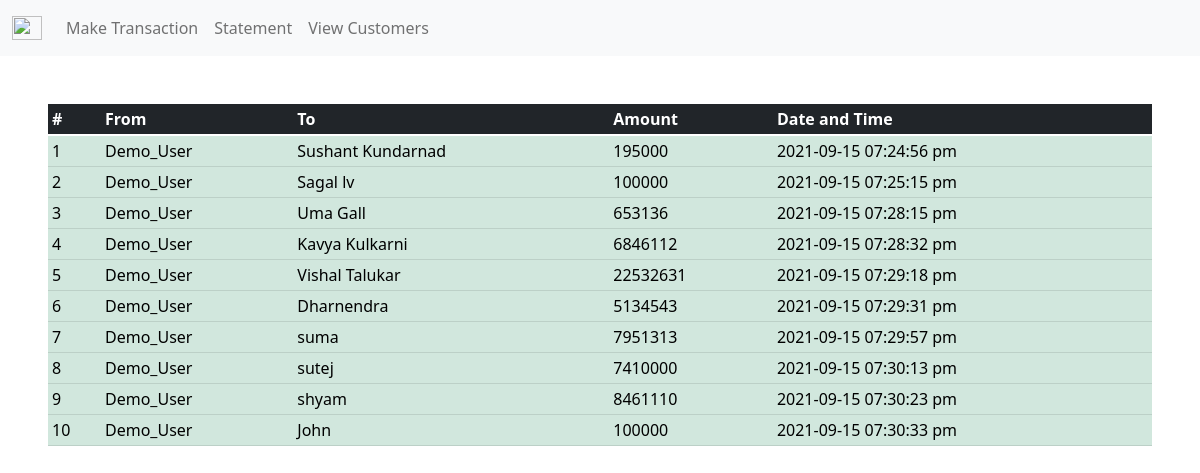
Screenshot of /Statements.php with the database file from the repository.
### tables this page shows
CREATE TABLE IF NOT EXISTS `transactions` (
  `ID` int(11) NOT NULL AUTO_INCREMENT,
  `From_user` varchar(50) NOT NULL,
  `To_customer` varchar(50) NOT NULL,
  `Amount` double NOT NULL,
  `Date_Time` varchar(50) NOT NULL,
  PRIMARY KEY (`ID`)
);

### Statements.php (the view, shortened to what this page needs)
<?php
	include "MDB.php";
	include "connection.php";
	$query = "select * from transactions order by ID";
	$data = mysqli_query($conn,$query);
	$no = 1
?>
<!DOCTYPE html>
<html>
<head>
</head>
<body id="background">
	<?php include "header.php"; ?>
<div class="mx-auto" >
	<div class="w-100 p-5" >
		<div class="table-responsive">
			<table class="table table-dark table-sm">
			<thead>
				<tr>
					<th scope="col">#</th>
					<th scope="col">From</th>
					<th scope="col">To</th>
					<th scope="col">Amount</th>
					<th scope="col">Date and Time</th>
				</tr>
			</thead>
				<?php
					foreach($data as $row)
					{
				?>
						<tr>
							<td class="table-success"><?php echo $no++?></td>
							<td class="table-success"><?php echo $row['From_user']?></td>
							<td class="table-success"><?php echo $row['To_customer']?></td>
							<td class="table-success"><?php echo $row['Amount']?></td>
							<td class="table-success"><?php echo $row['Date_Time']?></td>
						</tr>
				<?php
					}
				?>
			</table>
		</div>
	</div>
</div>
</body>

### MDB.php (shortened to what this page needs)
<link href="https://cdn.jsdelivr.net/npm/bootstrap@5.1.1/dist/css/bootstrap.min.css" rel="stylesheet">

### header.php (shortened to what this page needs)
<nav class="navbar navbar-expand-lg navbar-light bg-light">
  <div class="container-fluid">
    <a class="navbar-brand" href="index.php">
      <img src="https://static.thenounproject.com/png/91988-200.png" alt="" width="30" height="24">
    </a>
    <div class="collapse navbar-collapse" id="navbarNavAltMarkup">
      <div class="navbar-nav">
        <a class="nav-link" href="Make Transaction.php">Make Transaction</a>
        <a class="nav-link" href="Statements.php">Statement</a>
        <a class="nav-link" href="customers.php">View Customers</a>
      </div>
    </div>
  </div>
</nav>

### MDB.php (style rules this page uses)
#background { background : url("https://t3.ftcdn.net/jpg/01/21/68/48/360_F_121684868_JgjSeqDkvRlri0tMg16uyofX9U4lVagf.jpg") no-repeat center center fixed; height: 100vh; -webkit-background-size: cover; -moz-background-size: cover; -o-background-size: cover; background-size : cover; }

### rows the page displays
transactions: From_user "Demo_User", To_customer "Sushant Kundarnad", Amount "195000", Date_Time "2021-09-15 07:24:56 pm"
transactions: From_user "Demo_User", To_customer "Sagal lv", Amount "100000", Date_Time "2021-09-15 07:25:15 pm"
transactions: From_user "Demo_User", To_customer "Uma Gall", Amount "653136", Date_Time "2021-09-15 07:28:15 pm"
transactions: From_user "Demo_User", To_customer "Kavya Kulkarni", Amount "6846112", Date_Time "2021-09-15 07:28:32 pm"
transactions: From_user "Demo_User", To_customer "Vishal Talukar", Amount "22532631", Date_Time "2021-09-15 07:29:18 pm"
transactions: From_user "Demo_User", To_customer "Dharnendra", Amount "5134543", Date_Time "2021-09-15 07:29:31 pm"
transactions: From_user "Demo_User", To_customer "suma", Amount "7951313", Date_Time "2021-09-15 07:29:57 pm"
transactions: From_user "Demo_User", To_customer "sutej", Amount "7410000", Date_Time "2021-09-15 07:30:13 pm"
transactions: From_user "Demo_User", To_customer "shyam", Amount "8461110", Date_Time "2021-09-15 07:30:23 pm"
transactions: From_user "Demo_User", To_customer "John", Amount "100000", Date_Time "2021-09-15 07:30:33 pm"
